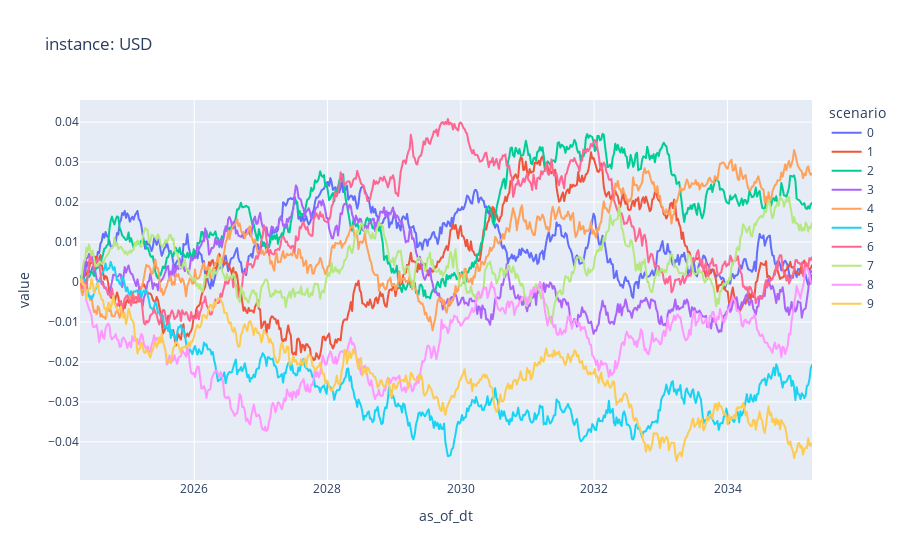
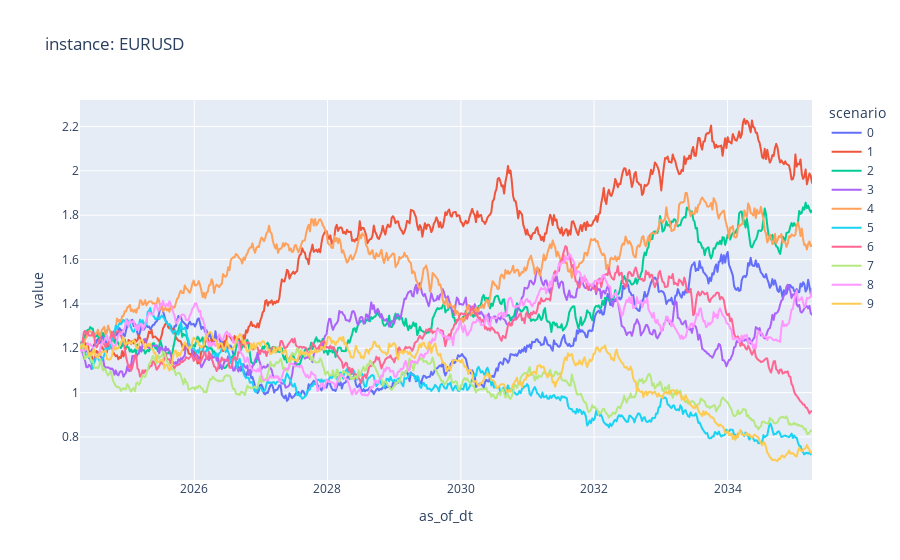

Source (notebook cell) for these figures, in order:
### Markdown cell above
risk factor view

### Code cell
plot_cube_instances(risk_factor_cube_df, ["USD", "EURUSD"])

### Figure 1 — Plotly figure (JSON) as saved in the notebook; plotly's stock layout.template omitted (floating-point values rounded to 4 significant figures; data arrays with more than 128 entries replaced by an {"elided": "..."} marker saying what was removed)
{"data": [{"hovertemplate": "scenario=0<br>as_of_dt=%{x}<br>value=%{y}<extra></extra>", "legendgroup": "0", "line": {"color": "#636efa", "dash": "solid"}, "marker": {"symbol": "circle"}, "mode": "lines", "name": "0", "showlegend": true, "type": "scattergl", "x": {"elided": "574 str values"}, "xaxis": "x", "y": {"elided": "574 float values"}, "yaxis": "y"}, {"hovertemplate": "scenario=1<br>as_of_dt=%{x}<br>value=%{y}<extra></extra>", "legendgroup": "1", "line": {"color": "#EF553B", "dash": "solid"}, "marker": {"symbol": "circle"}, "mode": "lines", "name": "1", "showlegend": true, "type": "scattergl", "x": {"elided": "574 str values"}, "xaxis": "x", "y": {"elided": "574 float values"}, "yaxis": "y"}, {"hovertemplate": "scenario=2<br>as_of_dt=%{x}<br>value=%{y}<extra></extra>", "legendgroup": "2", "line": {"color": "#00cc96", "dash": "solid"}, "marker": {"symbol": "circle"}, "mode": "lines", "name": "2", "showlegend": true, "type": "scattergl", "x": {"elided": "574 str values"}, "xaxis": "x", "y": {"elided": "574 float values"}, "yaxis": "y"}, {"hovertemplate": "scenario=3<br>as_of_dt=%{x}<br>value=%{y}<extra></extra>", "legendgroup": "3", "line": {"color": "#ab63fa", "dash": "solid"}, "marker": {"symbol": "circle"}, "mode": "lines", "name": "3", "showlegend": true, "type": "scattergl", "x": {"elided": "574 str values"}, "xaxis": "x", "y": {"elided": "574 float values"}, "yaxis": "y"}, {"hovertemplate": "scenario=4<br>as_of_dt=%{x}<br>value=%{y}<extra></extra>", "legendgroup": "4", "line": {"color": "#FFA15A", "dash": "solid"}, "marker": {"symbol": "circle"}, "mode": "lines", "name": "4", "showlegend": true, "type": "scattergl", "x": {"elided": "574 str values"}, "xaxis": "x", "y": {"elided": "574 float values"}, "yaxis": "y"}, {"hovertemplate": "scenario=5<br>as_of_dt=%{x}<br>value=%{y}<extra></extra>", "legendgroup": "5", "line": {"color": "#19d3f3", "dash": "solid"}, "marker": {"symbol": "circle"}, "mode": "lines", "name": "5", "showlegend": true, "type": "scattergl", "x": {"elided": "574 str values"}, "xaxis": "x", "y": {"elided": "574 float values"}, "yaxis": "y"}, {"hovertemplate": "scenario=6<br>as_of_dt=%{x}<br>value=%{y}<extra></extra>", "legendgroup": "6", "line": {"color": "#FF6692", "dash": "solid"}, "marker": {"symbol": "circle"}, "mode": "lines", "name": "6", "showlegend": true, "type": "scattergl", "x": {"elided": "574 str values"}, "xaxis": "x", "y": {"elided": "574 float values"}, "yaxis": "y"}, {"hovertemplate": "scenario=7<br>as_of_dt=%{x}<br>value=%{y}<extra></extra>", "legendgroup": "7", "line": {"color": "#B6E880", "dash": "solid"}, "marker": {"symbol": "circle"}, "mode": "lines", "name": "7", "showlegend": true, "type": "scattergl", "x": {"elided": "574 str values"}, "xaxis": "x", "y": {"elided": "574 float values"}, "yaxis": "y"}, {"hovertemplate": "scenario=8<br>as_of_dt=%{x}<br>value=%{y}<extra></extra>", "legendgroup": "8", "line": {"color": "#FF97FF", "dash": "solid"}, "marker": {"symbol": "circle"}, "mode": "lines", "name": "8", "showlegend": true, "type": "scattergl", "x": {"elided": "574 str values"}, "xaxis": "x", "y": {"elided": "574 float values"}, "yaxis": "y"}, {"hovertemplate": "scenario=9<br>as_of_dt=%{x}<br>value=%{y}<extra></extra>", "legendgroup": "9", "line": {"color": "#FECB52", "dash": "solid"}, "marker": {"symbol": "circle"}, "mode": "lines", "name": "9", "showlegend": true, "type": "scattergl", "x": {"elided": "574 str values"}, "xaxis": "x", "y": {"elided": "574 float values"}, "yaxis": "y"}], "layout": {"legend": {"title": {"text": "scenario"}, "tracegroupgap": 0}, "title": {"text": "instance: USD"}, "xaxis": {"anchor": "y", "domain": [0, 1], "title": {"text": "as_of_dt"}}, "yaxis": {"anchor": "x", "domain": [0, 1], "title": {"text": "value"}}}}

### Figure 2 — Plotly figure (JSON) as saved in the notebook; plotly's stock layout.template omitted (floating-point values rounded to 4 significant figures; data arrays with more than 128 entries replaced by an {"elided": "..."} marker saying what was removed)
{"data": [{"hovertemplate": "scenario=0<br>as_of_dt=%{x}<br>value=%{y}<extra></extra>", "legendgroup": "0", "line": {"color": "#636efa", "dash": "solid"}, "marker": {"symbol": "circle"}, "mode": "lines", "name": "0", "showlegend": true, "type": "scattergl", "x": {"elided": "574 str values"}, "xaxis": "x", "y": {"elided": "574 float values"}, "yaxis": "y"}, {"hovertemplate": "scenario=1<br>as_of_dt=%{x}<br>value=%{y}<extra></extra>", "legendgroup": "1", "line": {"color": "#EF553B", "dash": "solid"}, "marker": {"symbol": "circle"}, "mode": "lines", "name": "1", "showlegend": true, "type": "scattergl", "x": {"elided": "574 str values"}, "xaxis": "x", "y": {"elided": "574 float values"}, "yaxis": "y"}, {"hovertemplate": "scenario=2<br>as_of_dt=%{x}<br>value=%{y}<extra></extra>", "legendgroup": "2", "line": {"color": "#00cc96", "dash": "solid"}, "marker": {"symbol": "circle"}, "mode": "lines", "name": "2", "showlegend": true, "type": "scattergl", "x": {"elided": "574 str values"}, "xaxis": "x", "y": {"elided": "574 float values"}, "yaxis": "y"}, {"hovertemplate": "scenario=3<br>as_of_dt=%{x}<br>value=%{y}<extra></extra>", "legendgroup": "3", "line": {"color": "#ab63fa", "dash": "solid"}, "marker": {"symbol": "circle"}, "mode": "lines", "name": "3", "showlegend": true, "type": "scattergl", "x": {"elided": "574 str values"}, "xaxis": "x", "y": {"elided": "574 float values"}, "yaxis": "y"}, {"hovertemplate": "scenario=4<br>as_of_dt=%{x}<br>value=%{y}<extra></extra>", "legendgroup": "4", "line": {"color": "#FFA15A", "dash": "solid"}, "marker": {"symbol": "circle"}, "mode": "lines", "name": "4", "showlegend": true, "type": "scattergl", "x": {"elided": "574 str values"}, "xaxis": "x", "y": {"elided": "574 float values"}, "yaxis": "y"}, {"hovertemplate": "scenario=5<br>as_of_dt=%{x}<br>value=%{y}<extra></extra>", "legendgroup": "5", "line": {"color": "#19d3f3", "dash": "solid"}, "marker": {"symbol": "circle"}, "mode": "lines", "name": "5", "showlegend": true, "type": "scattergl", "x": {"elided": "574 str values"}, "xaxis": "x", "y": {"elided": "574 float values"}, "yaxis": "y"}, {"hovertemplate": "scenario=6<br>as_of_dt=%{x}<br>value=%{y}<extra></extra>", "legendgroup": "6", "line": {"color": "#FF6692", "dash": "solid"}, "marker": {"symbol": "circle"}, "mode": "lines", "name": "6", "showlegend": true, "type": "scattergl", "x": {"elided": "574 str values"}, "xaxis": "x", "y": {"elided": "574 float values"}, "yaxis": "y"}, {"hovertemplate": "scenario=7<br>as_of_dt=%{x}<br>value=%{y}<extra></extra>", "legendgroup": "7", "line": {"color": "#B6E880", "dash": "solid"}, "marker": {"symbol": "circle"}, "mode": "lines", "name": "7", "showlegend": true, "type": "scattergl", "x": {"elided": "574 str values"}, "xaxis": "x", "y": {"elided": "574 float values"}, "yaxis": "y"}, {"hovertemplate": "scenario=8<br>as_of_dt=%{x}<br>value=%{y}<extra></extra>", "legendgroup": "8", "line": {"color": "#FF97FF", "dash": "solid"}, "marker": {"symbol": "circle"}, "mode": "lines", "name": "8", "showlegend": true, "type": "scattergl", "x": {"elided": "574 str values"}, "xaxis": "x", "y": {"elided": "574 float values"}, "yaxis": "y"}, {"hovertemplate": "scenario=9<br>as_of_dt=%{x}<br>value=%{y}<extra></extra>", "legendgroup": "9", "line": {"color": "#FECB52", "dash": "solid"}, "marker": {"symbol": "circle"}, "mode": "lines", "name": "9", "showlegend": true, "type": "scattergl", "x": {"elided": "574 str values"}, "xaxis": "x", "y": {"elided": "574 float values"}, "yaxis": "y"}], "layout": {"legend": {"title": {"text": "scenario"}, "tracegroupgap": 0}, "title": {"text": "instance: EURUSD"}, "xaxis": {"anchor": "y", "domain": [0, 1], "title": {"text": "as_of_dt"}}, "yaxis": {"anchor": "x", "domain": [0, 1], "title": {"text": "value"}}}}
